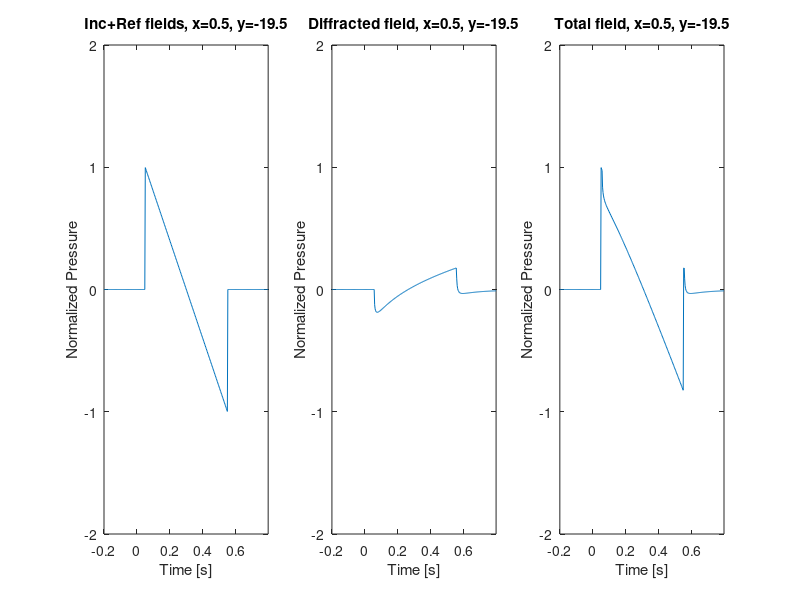

The MATLAB script that drew this image:
function Analy_Diffr_HalfPlane_Nwave_PtRcvr()
%% Analy_Diffr_HalfPlane_Nwave_PtRcvr.m
%
%   written by Sang-Ik Terry Cho
%   last modified on 1 / 11 / 2012
%
%       This program plots an analytical closed-form solution of a 2-D 
%   half plane diffraction problem found in Hewett (2011).  The solution
%   is for an incoming plane wave of a perfect N-wave.
%       The example case presented in this program models a rigid half
%   plane, which corresponds to dp/dn = 0 on the boundary.  The half plane
%   lies on the (+)ve x-axis starting at the origin and the radial angle is
%   defined going counterclockwise from the (+)ve x-axis.
%       The pressure time series is calculated at the receiver location 
%   specified by the user and is plotted.
%
%   *** NOTE: The integral expression fails to produce analytic solution at
%   locations for which the Theta0 value becomes multiples of pi/4. ***

clear all, close all;

%% Parameters
% Receiver location
x_rcvr = 0.5;
y_rcvr = -19.5;

% Domain parameters
dx = 1;

% Time parameters
CFL = 1.0;
c0 = 343;
t_start = -0.2;
t_end = 0.8;

% Incoming signature parameters
N_duration = 0.5;
N_amplitude = 1;
N_slope = N_duration/2/N_amplitude;
theta0_deg = 120;

% Simulatiom parameter
reltol = 1e-6;


%% Preparing the domain
dt = CFL*dx/c0;         % Timestep size for the simulation
N = round((t_end-t_start)/dt);
tt = (0:N-1)*dt+t_start;

theta0 = theta0_deg/180*pi;
Theta = atan2_mod(y_rcvr,x_rcvr);
Theta1 = Theta-theta0;
Theta2 = Theta+theta0;
R = sqrt(x_rcvr^2+y_rcvr^2);

P_inc = zeros(1,N);
P_ref = zeros(1,N);
P_dif1 = zeros(1,N);
P_dif2 = zeros(1,N);


%% Propagation
for n = 1:N
    P_inc(n) = Heaviside(pi-Theta1)*Heaviside(tt(n)+R*cos(Theta1)/c0)*Signature(tt(n)+R*cos(Theta1)/c0);
    P_ref(n) = Heaviside(pi-Theta2)*Heaviside(tt(n)+R*cos(Theta2)/c0)*Signature(tt(n)+R*cos(Theta2)/c0);

    if tt(n)-R/c0 >= 0  % replacing Heaviside(tt(n)-R/c)
        Integrand1 = @(S)Signature(tt(n)-R/c0-S)./(sqrt(S).*(S+R/c0*(1+cos(Theta1))));
        Integrand2 = @(S)Signature(tt(n)-R/c0-S)./(sqrt(S).*(S+R/c0*(1+cos(Theta2))));
        P_dif1(n) = -sign(pi-Theta1)*sqrt(R/c0*(1+cos(Theta1)))/(2*pi)*Heaviside(tt(n)-R/c0)*quadgk(Integrand1,0,tt(n)-R/c0,'RelTol',reltol);
        P_dif2(n) = -sign(pi-Theta2)*sqrt(R/c0*(1+cos(Theta2)))/(2*pi)*Heaviside(tt(n)-R/c0)*quadgk(Integrand2,0,tt(n)-R/c0,'RelTol',reltol);
    end
end
P_tot = P_inc+P_ref+P_dif1+P_dif2;


%% Plot of Time Series
scrsz = get(0,'ScreenSize');
figure('Position',[1 scrsz(4)/2-100 scrsz(3) scrsz(4)/2])
subplot(1,3,1);plot(tt,P_inc+P_ref), axis([min(tt) max(tt) -2 2]);
xlabel('Time [s]'), ylabel('Normalized Pressure');
title(['Inc+Ref fields, x=' num2str(x_rcvr), ', y=' num2str(y_rcvr)])
subplot(1,3,2);plot(tt,P_dif1+P_dif2), axis([min(tt) max(tt) -2 2]);
xlabel('Time [s]'), ylabel('Normalized Pressure');
title(['Diffracted field, x=' num2str(x_rcvr), ', y=' num2str(y_rcvr)])
subplot(1,3,3);plot(tt,P_tot), axis([min(tt) max(tt) -2 2]);
xlabel('Time [s]'), ylabel('Normalized Pressure');
title(['Total field, x=' num2str(x_rcvr), ', y=' num2str(y_rcvr)])


%% Save Time Series Data
mkdir('Time Series Data');
fid = fopen(['./Time Series Data/Analy_' num2str(theta0_deg) '_' num2str(x_rcvr) '_' num2str(y_rcvr) '.dat'], 'w');
fprintf(fid, '%f\n', P_tot);
fclose(fid);


%% Functions
function Theta = atan2_mod(X,Y)
    Theta = atan2(X,Y);
    I = find(Theta<0);
    Theta(I) = Theta(I)+2*pi;
end

function X = Heaviside(x)
    X = ones(size(x));
    I = find(x<0);
    X(I) = 0;
end
function res = Signature(S)
    res = Heaviside(S).*Heaviside(N_duration-S).*(N_amplitude-S/N_slope);
end

end